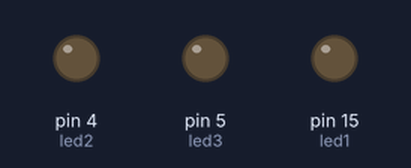
Simulated run of this program. Board: Arduino Uno, built with avr-gcc and run on an emulated ATmega328P. Parts: output pins drawn as LEDs (lit = HIGH).

Above: at 0.05 s.
At 0.25 s:
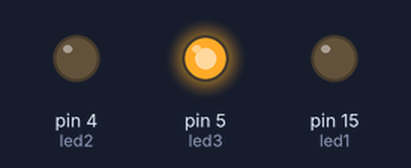
At 0.4 s:
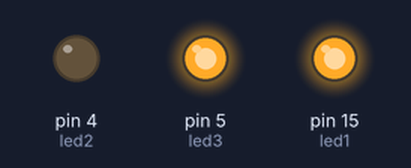
At 0.5 s:
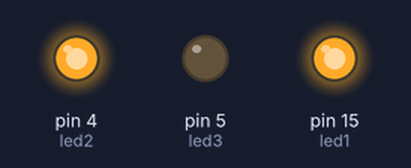
At 0.75 s:
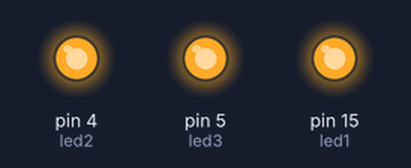
At 0.95 s:
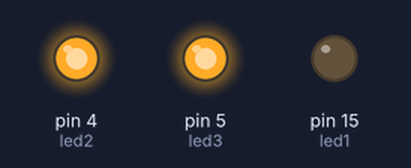
Timing chart, 0 to 3.0 s (numbered marks = the images above):
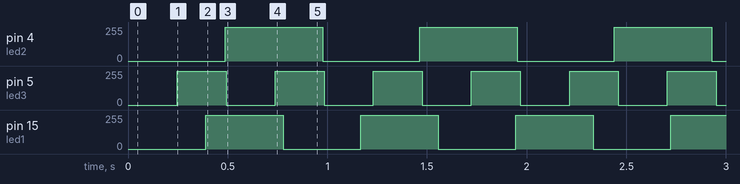

The program:

main.cpp
```cpp
#include <Arduino.h>

/*-----------Constantes----------------------*/
const int tempo_do_led1_ms=389, //tempo para piscar o led1
          tempo_do_led2_ms=488, //tempo para piscar o led2
          tempo_do_led3_ms=246; //tempo para piscar o led3

/*-------------Mapeamento de Hardware--------*/
#define led1 15
#define led2 4
#define led3 5

/*-------------Variávei Globais-------------*/
int tempo_atual_led1=0,
    tempo_atual_led2=0,
    tempo_atual_led3=0;

/*------------Configurações iniciais--------*/
void setup() {
  pinMode(led1,OUTPUT);
  pinMode(led2,OUTPUT);
  pinMode(led3,OUTPUT);

  digitalWrite(led1,LOW);
  digitalWrite(led2,LOW);
  digitalWrite(led3,LOW);
}


/*--------------Loop Infinito--------------*/
void loop() {
  if ((millis()-tempo_atual_led1)>=tempo_do_led1_ms)
  {
  digitalWrite(led1,!digitalRead(led1));
  tempo_atual_led1=millis();
  }
  if ((millis()-tempo_atual_led2)>=tempo_do_led2_ms)
  {
  digitalWrite(led2,!digitalRead(led2));
  tempo_atual_led2=millis();
  }
  if ((millis()-tempo_atual_led3)>=tempo_do_led3_ms)
  {
  digitalWrite(led3,!digitalRead(led3));
  tempo_atual_led3=millis();
  }
}
```

Measured:
- by itself, pin 4 (led2): repeats every 0.98 s: 0/255 0.49 s, 255/255 0.49 s, until it stays 129/255 from 33.2 s
- by itself, pin 5 (led3): repeats every 0.49 s: 0/255 0.25 s, 255/255 0.25 s, until it stays 124/255 from 33.0 s
- by itself, pin 15 (led1): repeats every 0.78 s: 0/255 0.39 s, 255/255 0.39 s, until it stays 128/255 from 33.1 s
